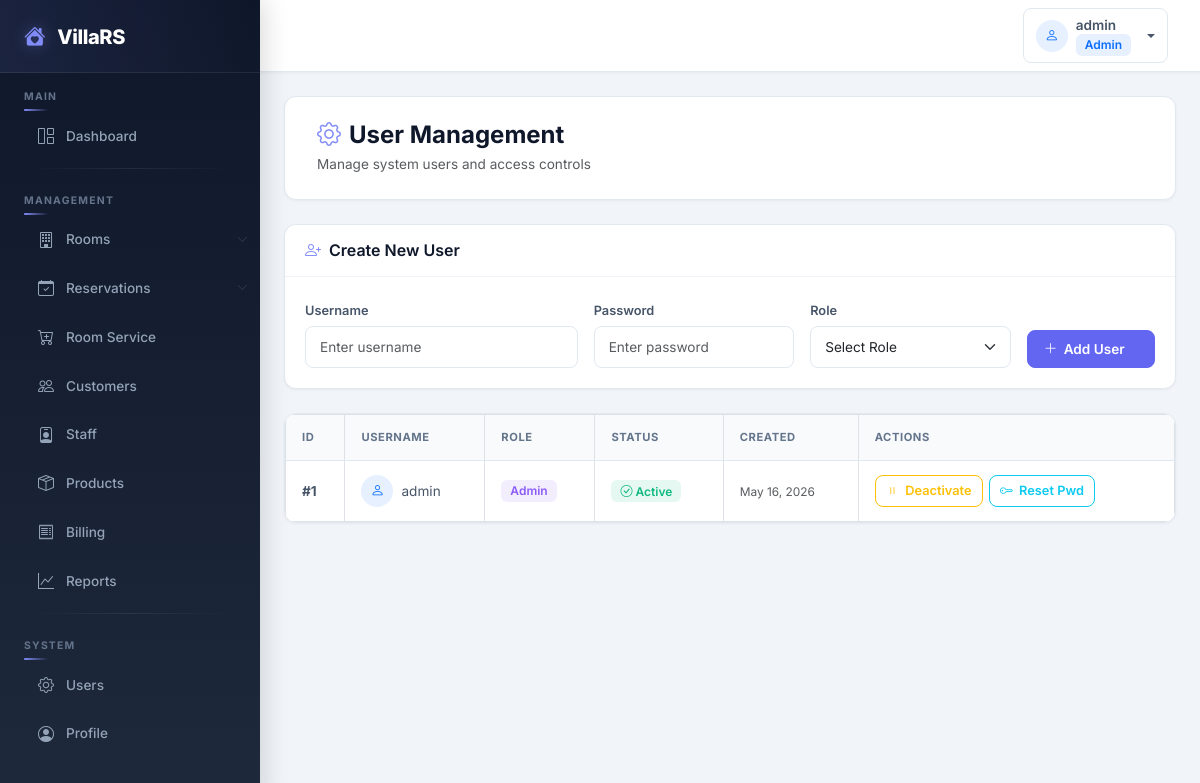
The page /admin/users.php (signed in) on the database its author committed.
### tables this page shows
CREATE TABLE IF NOT EXISTS users (
    id INT AUTO_INCREMENT PRIMARY KEY,
    username VARCHAR(100) NOT NULL UNIQUE,
    password VARCHAR(255) NOT NULL,
    role_id INT NOT NULL,
    status TINYINT(1) DEFAULT 1,
    created_at TIMESTAMP DEFAULT CURRENT_TIMESTAMP,
    FOREIGN KEY (role_id) REFERENCES user_roles(id)
);

CREATE TABLE IF NOT EXISTS user_roles (
    id INT AUTO_INCREMENT PRIMARY KEY,
    role_name VARCHAR(50) NOT NULL UNIQUE
);

### admin/users.php (the view, shortened to what this page needs)
<?php
require_once '../config/database.php';
$users = mysqli_query($conn, "SELECT u.*, r.role_name FROM users u JOIN user_roles r ON u.role_id = r.id ORDER BY u.id");
include '../includes/header.php';
include '../includes/sidebar.php';
?>
<div id="page-content-wrapper" class="container-fluid p-4">
    <div class="page-header">
        <h2><i class="bi bi-gear"></i> User Management</h2>
        <p class="text-muted mb-0 mt-1" style="font-size: 0.85rem;">Manage system users and access controls</p>
    </div>
    <div class="card mb-4">
        <div class="card-header"><h5><i class="bi bi-person-plus"></i> Create New User</h5></div>
        <div class="card-body">
            <form method="POST" class="row g-3">
                <div class="col-md-4">
                    <label class="form-label">Username</label>
                    <input type="text" name="username" class="form-control" placeholder="Enter username" required>
                </div>
                <div class="col-md-3">
                    <label class="form-label">Password</label>
                    <input type="password" name="password" class="form-control" placeholder="Enter password" required>
                </div>
                <div class="col-md-3">
                    <label class="form-label">Role</label>
                    <select name="role_id" class="form-select" required>
                        <option value="">Select Role</option>
                    </select>
                </div>
                <div class="col-md-2 d-flex align-items-end">
                    <button type="submit" name="add_user" class="btn btn-primary w-100"><i class="bi bi-plus-lg"></i> Add User</button>
                </div>
            </form>
        </div>
    </div>
    <div class="table-container">
        <div class="table-responsive">
            <table class="table">
                <thead>
                    <tr><th>ID</th><th>Username</th><th>Role</th><th>Status</th><th>Created</th><th>Actions</th></tr>
                </thead>
                <tbody>
                    <?php while ($u = mysqli_fetch_assoc($users)): ?>
                    <tr>
                        <td><strong>#<?= $u['id'] ?></strong></td>
                        <td>
                            <div class="d-flex align-items-center gap-2">
                                <div class="bg-primary bg-opacity-10 text-primary rounded-circle d-flex align-items-center justify-content-center" style="width: 32px; height: 32px;">
                                    <i class="bi bi-person"></i>
                                </div>
                                <?= htmlspecialchars($u['username']) ?>
                            </div>
                        </td>
                        <td><span class="badge badge-purple"><?= $u['role_name'] ?></span></td>
                        <td>
                            <span class="badge badge-<?= $u['status'] ? 'success' : 'danger' ?>">
                                <i class="bi bi-<?= $u['status'] ? 'check-circle' : 'x-circle' ?>"></i> <?= $u['status'] ? 'Active' : 'Inactive' ?>
                            </span>
                        </td>
                        <td><small class="text-muted"><?= date('M d, Y', strtotime($u['created_at'])) ?></small></td>
                        <td>
                            <div class="action-btns">
                                <form method="POST" style="display:inline">
                                    <button type="submit" name="toggle_status" class="btn btn-sm btn-<?= $u['status'] ? 'outline-warning' : 'outline-success' ?>">
                                        <i class="bi bi-<?= $u['status'] ? 'pause' : 'play' ?>"></i> <?= $u['status'] ? 'Deactivate' : 'Activate' ?>
                                    </button>
                                </form>
                                <button class="btn btn-sm btn-outline-info" onclick="showReset(<?= $u['id'] ?>)"><i class="bi bi-key"></i> Reset Pwd</button>
                            </div>
                        </td>
                    </tr>
                    <?php endwhile; ?>
                </tbody>
            </table>
        </div>
    </div>
</div>
<?php include '../includes/footer.php'; ?>

### assets/css/style.css (style rules this page uses)
body { font-family: 'Inter', sans-serif; background-color: #f1f5f9; color: #1e293b; }
#page-content-wrapper { width: 100%; min-width: 0; margin-left: 260px; transition: margin-left 0.3s ease; }
.page-header { background: #fff; border-radius: 12px; padding: 1.5rem 2rem; margin-bottom: 1.5rem; box-shadow: 0 1px 3px rgba(0, 0, 0, 0.05); border: 1px solid #e2e8f0; }
.page-header h2 { font-size: 1.5rem; font-weight: 700; color: #0f172a; margin: 0; display: flex; align-items: center; gap: 0.5rem; }
.page-header h2 i { color: #818cf8; }
.card { border: 1px solid #e2e8f0; border-radius: 12px; box-shadow: 0 1px 3px rgba(0,0,0,0.05); background: #fff; transition: box-shadow 0.2s ease; }
.card-header { background: #fff; border-bottom: 1px solid #f1f5f9; padding: 1rem 1.25rem; font-weight: 600; color: #0f172a; border-radius: 12px 12px 0 0 !important; }
.card-header h5 { font-size: 1rem; font-weight: 600; margin: 0; display: flex; align-items: center; gap: 0.5rem; }
.card-header h5 i { color: #818cf8; }
.card-body { padding: 1.25rem; }
.table-container { background: #fff; border-radius: 12px; border: 1px solid #e2e8f0; box-shadow: 0 1px 3px rgba(0, 0, 0, 0.05); overflow: hidden; }
.table { margin-bottom: 0; }
.table thead th { background: #f8fafc; color: #64748b; font-size: 0.7rem; text-transform: uppercase; letter-spacing: 0.05em; font-weight: 700; padding: 0.875rem 1rem; border-bottom: 1px solid #e2e8f0; }
.table tbody td { padding: 0.875rem 1rem; vertical-align: middle; color: #475569; border-bottom: 1px solid #f1f5f9; font-size: 0.85rem; }
.table tbody tr:last-child td { border-bottom: none; }
.btn { border-radius: 8px; font-weight: 600; font-size: 0.85rem; padding: 0.5rem 1rem; transition: all 0.2s ease; display: inline-flex; align-items: center; gap: 0.4rem; }
.btn-primary { background: #6366f1; border-color: #6366f1; }
.btn-sm { padding: 0.35rem 0.65rem; font-size: 0.8rem; }
.badge { padding: 0.4em 0.75em; border-radius: 6px; font-weight: 600; font-size: 0.75rem; }
.badge-success { background: rgba(16, 185, 129, 0.1); color: #10b981; }
.badge-purple { background: rgba(139, 92, 246, 0.1); color: #8b5cf6; }
.form-control, .form-select { border-radius: 8px; border: 1px solid #e2e8f0; padding: 0.6rem 0.875rem; font-size: 0.85rem; transition: all 0.2s ease; }
.form-label { font-size: 0.8rem; font-weight: 600; color: #475569; margin-bottom: 0.4rem; }
.action-btns { display: flex; gap: 0.35rem; flex-wrap: wrap; }

### rows shown on the page
users: id "1", username "admin", role.role_name "Admin", status 1 (drawn), created_at "May 16, 2026"

### other values the page prints
$_SESSION['username'] "admin"
$_SESSION['role'] "Admin"
